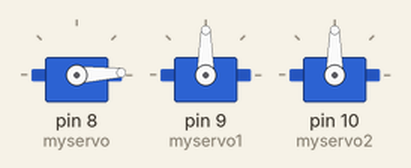
Recording of a sketch running on a simulated Arduino Uno, built with avr-gcc and run on an emulated ATmega328P. Shown: 3 × servo.

Above: at 0.05 s.
At 1.65 s:
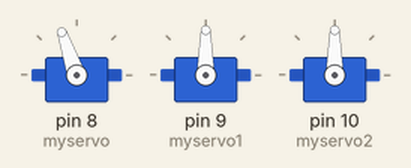
At 3.3 s:
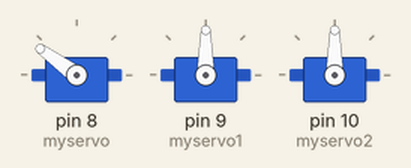
At 6.6 s:
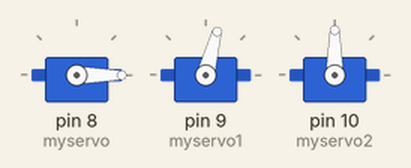
At 10.1 s:
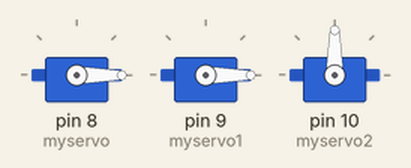
At 13.65 s:
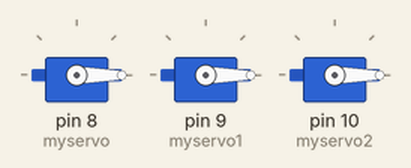
Timing chart, 0 to 17.8 s (numbered marks = the images above):
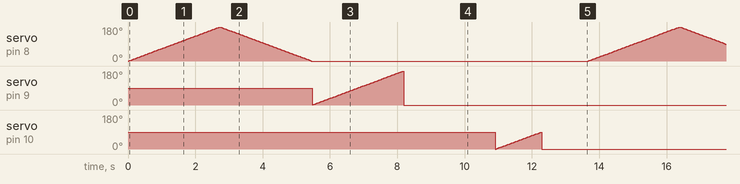

The sketch:

_zcan1.ino
```cpp
#include <Servo.h>

Servo myservo;
Servo myservo1;
Servo myservo2;
// create servo object to control a servo
// twelve servo objects can be created on most boards

int pos = 0;
int pos1 = 0;
int pos2 = 0;// variable to store the servo position

void setup() {
  myservo.attach(8);
  myservo1.attach(9);
   myservo2.attach(10);// attaches the servo on pin 9 to the servo object
}

void loop() {
  for (pos = 0; pos <= 180; pos += 1) { // goes from 0 degrees to 180 degrees
    // in steps of 1 degree
    myservo.write(pos);              // tell servo to go to position in variable 'pos'
    delay(15);                       // waits 15ms for the servo to reach the position
  }
  for (pos = 180; pos >= 0; pos -= 1) { // goes from 180 degrees to 0 degrees
    myservo.write(pos);              // tell servo to go to position in variable 'pos'
    delay(15);                       // waits 15ms for the servo to reach the position
  }
    for (pos1 = 0; pos1 <= 180; pos1 += 1) { // goes from 0 degrees to 180 degrees
    // in steps of 1 degree
    myservo1.write(pos1);              // tell servo to go to position in variable 'pos'
    delay(15);                       // waits 15ms for the servo to reach the position
  }
  for (pos1 = 180; pos1 >= 0; pos1 -= 1) { // goes from 180 degrees to 0 degrees
    myservo1.write(pos);              // tell servo to go to position in variable 'pos'
    delay(15);                       // waits 15ms for the servo to reach the position
  }
  for (pos2 = 0; pos2 <= 90; pos2 += 1) { // goes from 0 degrees to 180 degrees
    // in steps of 1 degree
    myservo2.write(pos2);              // tell servo to go to position in variable 'pos'
    delay(15);                       // waits 15ms for the servo to reach the position
  }
  for (pos2 = 90; pos2 >= 0; pos2 -= 1) { // goes from 180 degrees to 0 degrees
    myservo2.write(pos);              // tell servo to go to position in variable 'pos'
    delay(15);                       // waits 15ms for the servo to reach the position
  }

}
```
